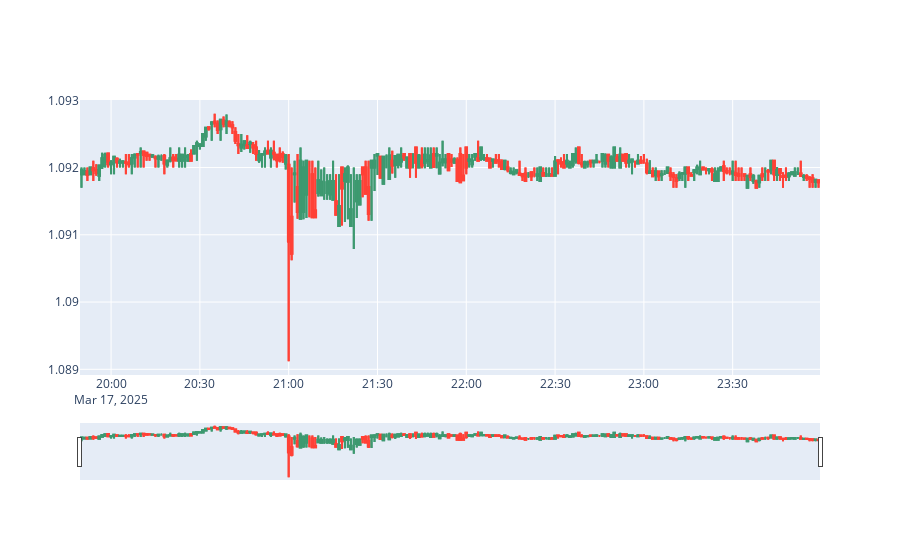

Source (notebook cell):
### Code cell
import plotly.graph_objects as go

df_plot = df[-500:]
df_plot['from'] = pd.to_datetime(df_plot['from'], unit='s')
fig = go.Figure(data=[go.Candlestick(x=df_plot['from'],
                open=df_plot['open'],
                high=df_plot['max'],
                low=df_plot['min'],
                close=df_plot['close'])
                ])
fig.show()

### Figure 1 — Plotly figure (JSON) as saved in the notebook; plotly's stock layout.template omitted (floating-point values rounded to 4 significant figures; data arrays with more than 128 entries replaced by an {"elided": "..."} marker saying what was removed)
{"data": [{"close": {"elided": "500 float values"}, "high": {"elided": "500 float values"}, "low": {"elided": "500 float values"}, "open": {"elided": "500 float values"}, "type": "candlestick", "x": {"elided": "500 str values"}}], "layout": {}}
